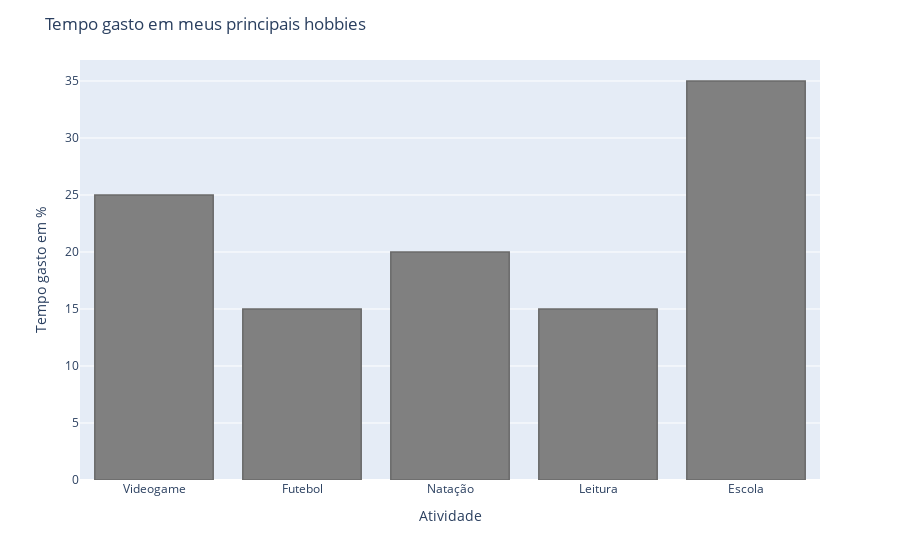

The code cell stored with this chart in its notebook:
### Code cell
hobbys_kids = {
    'Atividade': ['Videogame','Futebol', 'Natação', 'Leitura', 'Escola'],
    'Tempo_Gasto' : [25,15,20,15,35],
    'Habilidade' : [7,3,8,7,9]
}
fig = px.bar(hobbys_kids, x =hobbys_kids['Atividade'] , y =hobbys_kids['Tempo_Gasto'],labels={'x':'Atividade', 'y' : 'Tempo gasto em %'})
fig.update_traces(marker_color='rgb(128,128,128)', marker_line_color='rgb(105,105,105)',
                  marker_line_width=1.5)
fig.update_layout(title_text='Tempo gasto em meus principais hobbies')

### Figure 1 — Plotly figure (JSON) as saved in the notebook; plotly's stock layout.template omitted (floating-point values rounded to 4 significant figures)
{"data": [{"alignmentgroup": "True", "hoverlabel": {"namelength": 0}, "hovertemplate": "Atividade=%{x}<br>Tempo gasto em %=%{y}", "legendgroup": "", "marker": {"color": "rgb(128,128,128)", "line": {"color": "rgb(105,105,105)", "width": 1.5}}, "name": "", "offsetgroup": "", "orientation": "v", "showlegend": false, "textposition": "auto", "type": "bar", "x": ["Videogame", "Futebol", "Natação", "Leitura", "Escola"], "xaxis": "x", "y": [25, 15, 20, 15, 35], "yaxis": "y"}], "layout": {"barmode": "relative", "legend": {"tracegroupgap": 0}, "margin": {"t": 60}, "title": {"text": "Tempo gasto em meus principais hobbies"}, "xaxis": {"anchor": "y", "domain": [0, 1], "title": {"text": "Atividade"}}, "yaxis": {"anchor": "x", "domain": [0, 1], "title": {"text": "Tempo gasto em %"}}}}
